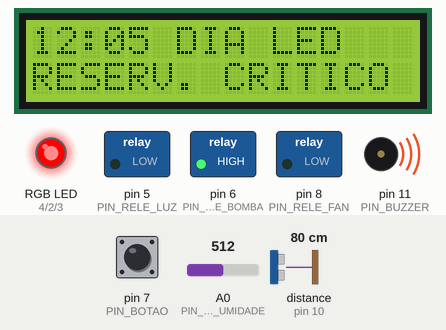
The sketch below on a simulated Arduino Uno, built with avr-gcc and run on an emulated ATmega328P. On the bench: 16×2 character LCD, switched loads named in the sketch (green lamp = pin HIGH), an RGB LED mixed from three pins (HIGH = lit), buzzer (waves = sounding). Wiring (inferred from the names in the program): ultrasonic range finder: trigger pin 9; echo pin 10. The test bench sets the inputs (shaded band); at power-on: distance to the obstacle (sensor on pin 10) 80 cm, A0 (PIN_SENSOR_UMIDADE) = 512, pin 7 (PIN_BOTAO) HIGH. The echo pulse lasts 58.3 µs per cm; pins used as bus, display or sensor lines are not drawn; what the sketch prints to the serial monitor is not drawn.

Above: at 4.2 s.
4.3 s: distance to the obstacle (sensor on pin 10) set to 26 cm
6.7 s: distance to the obstacle (sensor on pin 10) set to 22 cm
At 7.1 s:
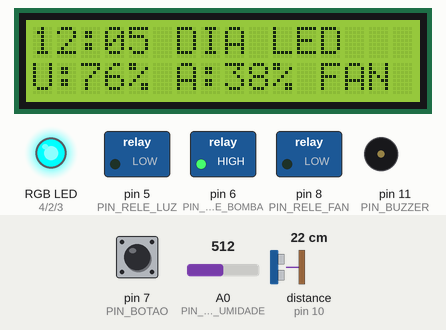
8.2 s: A0 (PIN_SENSOR_UMIDADE) set to 735
At 9.4 s:
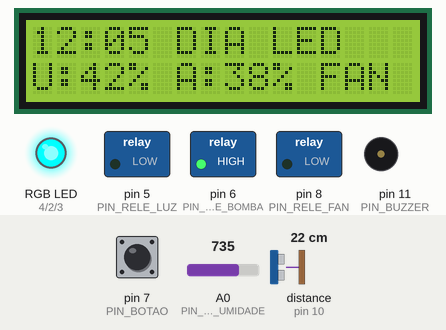
9.9 s: A0 (PIN_SENSOR_UMIDADE) set to 764
At 10.5 s:
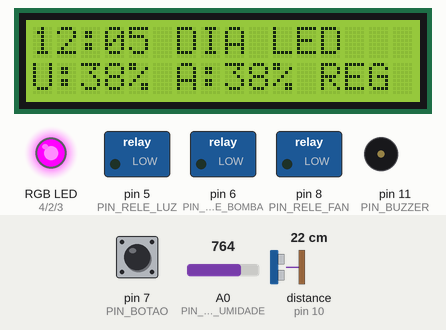
11.5 s: pin 7 (PIN_BOTAO) pulled LOW for 0.15 s
At 12.4 s:
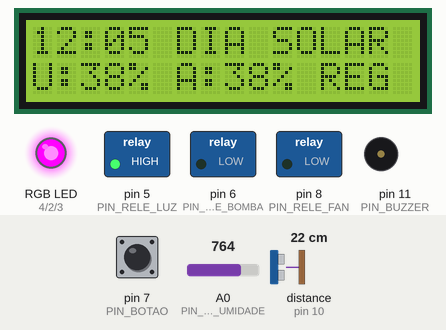
14.6 s: distance to the obstacle (sensor on pin 10) set to 120 cm
At 16.8 s:
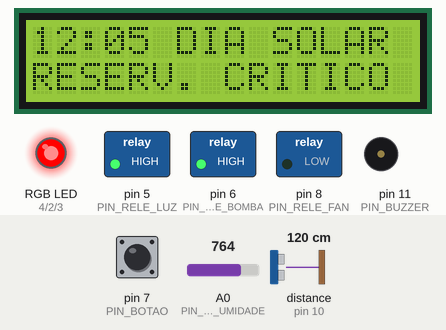
Timing chart, 0 to 18.6 s (numbered marks = the images above; inputs shaded):
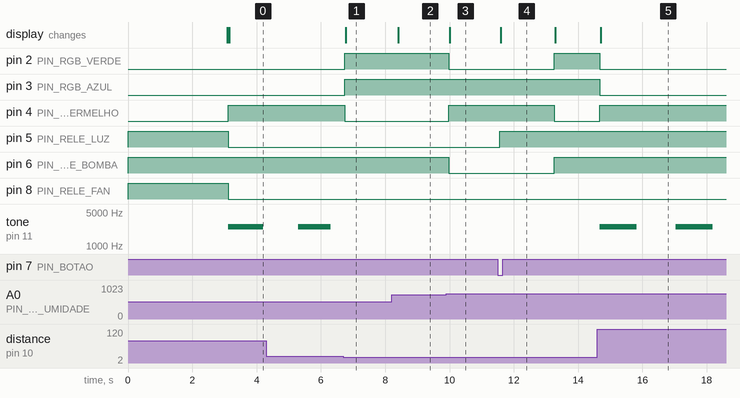

The sketch:

SEDCITEC_horta_auto_231-A.ino
```cpp
/*
 * ============================================================================
 * PROJETO: A Horta de DS - Horta Vertical Automatizada
 * DISCIPLINA: Biologia 2 (SPOBIO2)
 * EVENTO: Exposição Saúde e Alimentação - SEDCITEC
 * INSTITUIÇÃO: Instituto Federal de Educação, Ciência e Tecnologia de São Paulo (IFSP - Campus São Paulo)
 *
 * TURMA:
 * 231-A - 2° ano curso técnico em desenvolvimento de sistemas integrado com o ensino médio (IFSP - Campus São Paulo)
 *
 * AUTOR DO CÓDIGO:
 * Gustavo Vieira Stoppa
 *
 * INTEGRANTES (Estruturação da Horta):
 * - Arthur Fukuyama de Andrade
 * - Giovanni Carro
 * - Guilherme Antero Fiuza
 * - Heitor Akira Issatugo
 *
 * PROFESSOR RESPONSÁVEL:
 * - Dr. Flavio Krzyzanowski Junior
 *
 * DATA DE FINALIZAÇÃO DO PROJETO: 10/11/2026
 * ============================================================================
 */

#include <Wire.h>
#include <LiquidCrystal_I2C.h>

LiquidCrystal_I2C lcd(0x27, 16, 2);

const int PIN_SENSOR_UMIDADE = A0;
const int PIN_RGB_VERDE      = 2;
const int PIN_RGB_AZUL       = 3;
const int PIN_RGB_VERMELHO   = 4;
const int PIN_RELE_LUZ       = 5;
const int PIN_RELE_BOMBA     = 6;
const int PIN_BOTAO          = 7;
const int PIN_RELE_FAN       = 8;
const int PIN_TRIG           = 9;
const int PIN_ECHO           = 10;
const int PIN_BUZZER         = 11;

const int RELE_ATIVO    = LOW;
const int RELE_DESATIVO = HIGH;

const int VALOR_SOLO_SECO    = 1015;
const int VALOR_SOLO_MOLHADO = 360;
const int LIMITE_SOLO_SECO   = 750;

const int DIST_RESERV_CHEIO  = 10;
const int DIST_RESERV_VAZIO  = 28;

const int LIMIAR_CRITICO_ENTRA = 20;
const int LIMIAR_CRITICO_SAI   = 23;

const unsigned long TEMPO_PULSO_BOMBA = 3000;
const unsigned long TEMPO_PAUSA_BOMBA = 7000;
unsigned long tempoInicioPulsoBomba   = 0;
bool bombaEmCicloAtivo                = false;

enum ModoIluminacao { MODO_SOLAR, MODO_GROW };
ModoIluminacao modoAtual = MODO_GROW;

unsigned long tempoAnteriorRelogio = 0;
unsigned long tempoAnteriorBuzzer  = 0;
unsigned long tempoAnteriorSerial  = 0;
unsigned long tempoUltimoResetLCD  = 0;

int segundos = 0, minutos = 5, horas = 12;
bool ultimoEstadoBotao = HIGH;
unsigned long tempoUltimoDebounce = 0;
bool estadoBuzzer = false;
bool alarmeReservatorioAtivo = false;

float distAguaCm = 0.0;
int leituraSoloBruta = 0;
bool estadoLuz = false;
bool estadoBomba = false;
bool estadoFan = false;

void setRGB(bool r, bool g, bool b) {
  digitalWrite(PIN_RGB_VERMELHO, r);
  digitalWrite(PIN_RGB_VERDE, g);
  digitalWrite(PIN_RGB_AZUL, b);
}

void atualizarRelogio() {
  if (millis() - tempoAnteriorRelogio >= 1000) {
    tempoAnteriorRelogio += 1000;
    if (++segundos >= 60) {
      segundos = 0;
      if (++minutos >= 60) {
        minutos = 0;
        if (++horas >= 24) horas = 0;

        if (horas == 6) {
          modoAtual = MODO_GROW;
        }
      }
    }
  }
}

void lerBotao(bool ehDia) {
  bool leitura = digitalRead(PIN_BOTAO);

  if (leitura == LOW && ultimoEstadoBotao == HIGH && (millis() - tempoUltimoDebounce > 250)) {
    tempoUltimoDebounce = millis();
    modoAtual = (modoAtual == MODO_SOLAR) ? MODO_GROW : MODO_SOLAR;

    if (!ehDia && modoAtual == MODO_GROW) {
      lcd.clear();
      lcd.setCursor(2, 0);
      lcd.print("Fotossintese");
      lcd.setCursor(4, 1);
      lcd.print("Noturna");
      setRGB(LOW, LOW, HIGH);
      delay(2500);
      lcd.clear();
      modoAtual = MODO_SOLAR;
    }
  }
  ultimoEstadoBotao = leitura;
}

int lerNivelAguaPct() {
  long somaDuracoes = 0;
  int leiturasValidas = 0;

  for (int i = 0; i < 5; i++) {
    digitalWrite(PIN_TRIG, LOW);
    delayMicroseconds(2);
    digitalWrite(PIN_TRIG, HIGH);
    delayMicroseconds(10);
    digitalWrite(PIN_TRIG, LOW);

    long duracao = pulseIn(PIN_ECHO, HIGH, 25000);
    if (duracao > 0) {
      somaDuracoes += duracao;
      leiturasValidas++;
    }
    delayMicroseconds(500);
  }

  if (leiturasValidas == 0) {
    distAguaCm = -1.0;
    alarmeReservatorioAtivo = true;
    return 0;
  }

  long mediaDuracao = somaDuracoes / leiturasValidas;
  distAguaCm = (mediaDuracao * 0.0343) / 2.0;

  int pct = map((int)distAguaCm, DIST_RESERV_VAZIO, DIST_RESERV_CHEIO, 0, 100);
  pct = constrain(pct, 0, 100);

  if (pct <= LIMIAR_CRITICO_ENTRA) {
    alarmeReservatorioAtivo = true;
  } else if (pct >= LIMIAR_CRITICO_SAI) {
    alarmeReservatorioAtivo = false;
  }

  return pct;
}

bool controleClimaELuz(bool ehDia) {
  if (modoAtual == MODO_GROW && ehDia) {
    digitalWrite(PIN_RELE_LUZ, RELE_ATIVO);
    estadoLuz = true;
  } else {
    digitalWrite(PIN_RELE_LUZ, RELE_DESATIVO);
    estadoLuz = false;
  }

  bool ligarFan = false;

  if (ehDia) {
    if ((minutos >= 0 && minutos < 15) || (minutos >= 30 && minutos < 45)) {
      ligarFan = true;
    }
  } else {
    if ((horas % 2 == 0) && (minutos < 5)) {
      ligarFan = true;
    }
  }

  if (ligarFan) {
    digitalWrite(PIN_RELE_FAN, RELE_ATIVO);
    estadoFan = true;
  } else {
    digitalWrite(PIN_RELE_FAN, RELE_DESATIVO);
    estadoFan = false;
  }

  return ligarFan;
}

void controleAlarmeAgua() {
  if (alarmeReservatorioAtivo) {
    if (millis() - tempoAnteriorBuzzer >= 1000) {
      tempoAnteriorBuzzer = millis();
      estadoBuzzer = !estadoBuzzer;
      if (estadoBuzzer) {
        tone(PIN_BUZZER, 2500);
      } else {
        noTone(PIN_BUZZER);
      }
    }
  } else {
    noTone(PIN_BUZZER);
    estadoBuzzer = false;
  }
}

int controleIrrigacao(bool &seco) {
  leituraSoloBruta = analogRead(PIN_SENSOR_UMIDADE);

  int umidadePct = map(leituraSoloBruta, VALOR_SOLO_SECO, VALOR_SOLO_MOLHADO, 0, 100);
  umidadePct = constrain(umidadePct, 0, 100);

  seco = (leituraSoloBruta > LIMITE_SOLO_SECO);
  unsigned long agora = millis();

  if (seco && !alarmeReservatorioAtivo) {
    if (!bombaEmCicloAtivo) {
      if (agora - tempoInicioPulsoBomba >= TEMPO_PAUSA_BOMBA) {
        bombaEmCicloAtivo = true;
        tempoInicioPulsoBomba = agora;
      }
    } else {
      if (agora - tempoInicioPulsoBomba >= TEMPO_PULSO_BOMBA) {
        bombaEmCicloAtivo = false;
        tempoInicioPulsoBomba = agora;
      }
    }
  } else {
    if (bombaEmCicloAtivo) {
      bombaEmCicloAtivo = false;
      tempoInicioPulsoBomba = agora;
    }
  }

  if (bombaEmCicloAtivo) {
    digitalWrite(PIN_RELE_BOMBA, RELE_ATIVO);
    estadoBomba = true;
  } else {
    digitalWrite(PIN_RELE_BOMBA, RELE_DESATIVO);
    estadoBomba = false;
  }

  return umidadePct;
}

void atualizarStatusLED(bool ligarFan, bool ehDia) {
  if (alarmeReservatorioAtivo) {
    setRGB(HIGH, LOW, LOW);
  } else if (estadoBomba) {
    setRGB(HIGH, LOW, HIGH);
  } else if (ligarFan) {
    setRGB(LOW, HIGH, HIGH);
  } else if (!ehDia) {
    setRGB(LOW, LOW, HIGH);
  } else {
    setRGB(LOW, HIGH, LOW);
  }
}

void atualizarLCD(bool ehDia, int umidadePct, int nivelAguaPct, bool ligarFan) {
  unsigned long agora = millis();

  if (Wire.getWireTimeoutFlag() || (agora - tempoUltimoResetLCD >= 4000)) {
    Wire.clearWireTimeoutFlag();
    tempoUltimoResetLCD = agora;
    lcd.init();
    lcd.backlight();
  }

  char bufLinha0[17];
  snprintf(bufLinha0, sizeof(bufLinha0), "%02d:%02d %s %-5s ",
           horas, minutos,
           ehDia ? "DIA" : "NOI",
           modoAtual == MODO_SOLAR ? "SOLAR" : "LED");
  bufLinha0[16] = '\0';
  lcd.setCursor(0, 0);
  lcd.print(bufLinha0);

  char bufLinha1[17];
  if (alarmeReservatorioAtivo) {
    snprintf(bufLinha1, sizeof(bufLinha1), "RESERV. CRITICO ");
  } else {
    char statusStr[4];
    if (estadoBomba) {
      strcpy(statusStr, "REG");
    } else if (ligarFan) {
      strcpy(statusStr, "FAN");
    } else {
      strcpy(statusStr, "OK ");
    }

    snprintf(bufLinha1, sizeof(bufLinha1), "U:%d%% A:%d%% %s", umidadePct, nivelAguaPct, statusStr);

    int len = strlen(bufLinha1);
    while (len < 16) {
      bufLinha1[len++] = ' ';
    }
    bufLinha1[16] = '\0';
  }

  lcd.setCursor(0, 1);
  lcd.print(bufLinha1);
}

void imprimirDiagnosticoSerial(bool ehDia, int umidadePct, bool seco, int nivelAguaPct) {
  if (millis() - tempoAnteriorSerial >= 1000) {
    tempoAnteriorSerial = millis();

    Serial.println(F("=================================================="));

    Serial.print(F("[RELOGIO] "));
    if (horas < 10) Serial.print('0');
    Serial.print(horas);
    Serial.print(':');
    if (minutos < 10) Serial.print('0');
    Serial.print(minutos);
    Serial.print(':');
    if (segundos < 10) Serial.print('0');
    Serial.print(segundos);
    Serial.print(ehDia ? F(" (DIA)") : F(" (NOITE)"));
    Serial.print(F(" | MODO: "));
    Serial.println(modoAtual == MODO_SOLAR ? F("SOLAR") : F("GROW (LED)"));

    Serial.print(F("[RESERVATORIO] Nivel: "));
    Serial.print(nivelAguaPct);
    Serial.print(F("% | Distancia Real: "));
    if (distAguaCm < 0) {
      Serial.print(F("FALHA/SEM ECO"));
    } else {
      Serial.print(distAguaCm, 1);
      Serial.print(F(" cm"));
    }
    Serial.println(alarmeReservatorioAtivo ? F(" -> [ALERTA: RESERVATORIO CRITICO <= 20%]") : F(" -> [NIVEL OK]"));

    Serial.print(F("[SOLO] Umidade: "));
    Serial.print(umidadePct);
    Serial.print(F("% | Bruto A0: "));
    Serial.print(leituraSoloBruta);
    Serial.println(seco ? F(" -> [SECO - PEDE REGA]") : F(" -> [UMIDO - OK]"));

    Serial.print(F("[RELES] Luz: "));
    Serial.print(estadoLuz ? F("LIGADA | ") : F("DESLIGADA | "));
    Serial.print(F("Cooler: "));
    Serial.print(estadoFan ? F("LIGADO | ") : F("DESLIGADO | "));
    Serial.print(F("Bomba: "));
    if (estadoBomba) {
      Serial.println(F("LIGADA (PULSO DE REGA)"));
    } else if (seco && alarmeReservatorioAtivo) {
      Serial.println(F("BLOQUEADA (AGUA <= 20%)"));
    } else if (seco && !bombaEmCicloAtivo) {
      Serial.println(F("PAUSA DO CICLO DE REGA"));
    } else {
      Serial.println(F("DESLIGADA"));
    }
  }
}

void setup() {
  Serial.begin(9600);

  pinMode(PIN_RGB_VERDE, OUTPUT);
  pinMode(PIN_RGB_AZUL, OUTPUT);
  pinMode(PIN_RGB_VERMELHO, OUTPUT);

  digitalWrite(PIN_RELE_LUZ, RELE_DESATIVO);
  pinMode(PIN_RELE_LUZ, OUTPUT);

  digitalWrite(PIN_RELE_BOMBA, RELE_DESATIVO);
  pinMode(PIN_RELE_BOMBA, OUTPUT);

  digitalWrite(PIN_RELE_FAN, RELE_DESATIVO);
  pinMode(PIN_RELE_FAN, OUTPUT);

  pinMode(PIN_BOTAO, INPUT_PULLUP);
  pinMode(PIN_TRIG, OUTPUT);
  pinMode(PIN_ECHO, INPUT);
  pinMode(PIN_BUZZER, OUTPUT);

  setRGB(LOW, LOW, LOW);

  lcd.init();
  Wire.setWireTimeout(3000, true);
  lcd.backlight();
  lcd.clear();
  lcd.setCursor(4, 0);
  lcd.print("SEDCITEC");
  lcd.setCursor(1, 1);
  lcd.print("A Horta de DS");

  Serial.println(F(">>> SEDCITEC - A Horta de DS Inicializada <<<"));
  delay(3000);
  lcd.clear();
}

void loop() {
  atualizarRelogio();
  bool ehDia = (horas >= 6 && horas < 18);

  lerBotao(ehDia);

  int nivelAguaPct = lerNivelAguaPct();
  controleAlarmeAgua();
  bool ligarFan = controleClimaELuz(ehDia);

  bool seco = false;
  int umidadePct = controleIrrigacao(seco);

  atualizarStatusLED(ligarFan, ehDia);
  atualizarLCD(ehDia, umidadePct, nivelAguaPct, ligarFan);

  imprimirDiagnosticoSerial(ehDia, umidadePct, seco, nivelAguaPct);

  delay(150);
}
```

Measured:
- the behaviour switches between 25 and 24 cm on distance to the obstacle (sensor on pin 10) (found by bisection; images 0 and 1)
- the behaviour switches between 750 and 751 on A0 (PIN_SENSOR_UMIDADE) (found by bisection; images 2 and 3)
- after the input at 6.7 s, pin 2 (PIN_RGB_VERDE), pin 3 (PIN_RGB_AZUL): LOW → HIGH after 0.05 s; pin 4 (PIN_RGB_VERMELHO): HIGH → LOW after 0.05 s; tone on pin 11 (PIN_BUZZER): stays silent (without the input it goes to 2500 Hz after 0.63 s); the display: changes after 0.08 s (image 1)
- after the input at 8.2 s, the display: changes after 0.21 s (image 2)
- after the input at 9.9 s, pin 2 (PIN_RGB_VERDE), pin 6 (PIN_RELE_BOMBA): HIGH → LOW after 0.07 s; pin 4 (PIN_RGB_VERMELHO): LOW → HIGH after 0.07 s; the display: changes after 0.10 s (image 3)
- after the input at 11.5 s, pin 5 (PIN_RELE_LUZ): LOW → HIGH after 0.06 s; the display: changes after 0.09 s (image 4)
- after the input at 14.6 s, pin 2 (PIN_RGB_VERDE), pin 3 (PIN_RGB_AZUL): HIGH → LOW after 0.08 s; pin 4 (PIN_RGB_VERMELHO): LOW → HIGH after 0.08 s; tone on pin 11 (PIN_BUZZER): alternates 2500 Hz for 1.1 s and silent for 1.2 s, starting after 0.07 s; the display: changes after 0.11 s (image 5)
